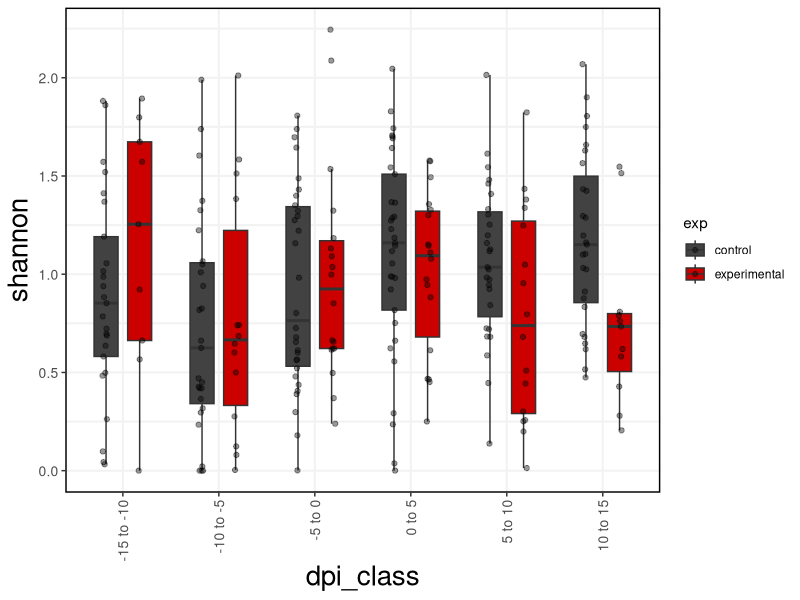
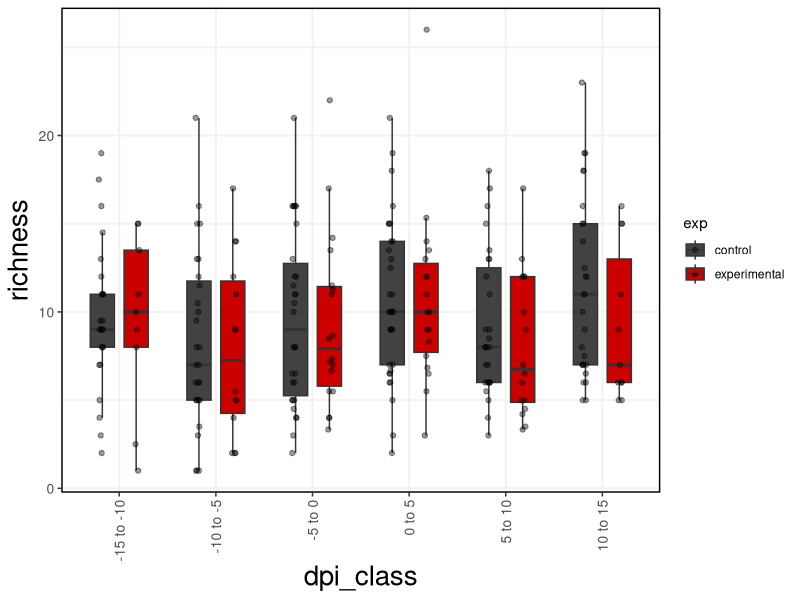
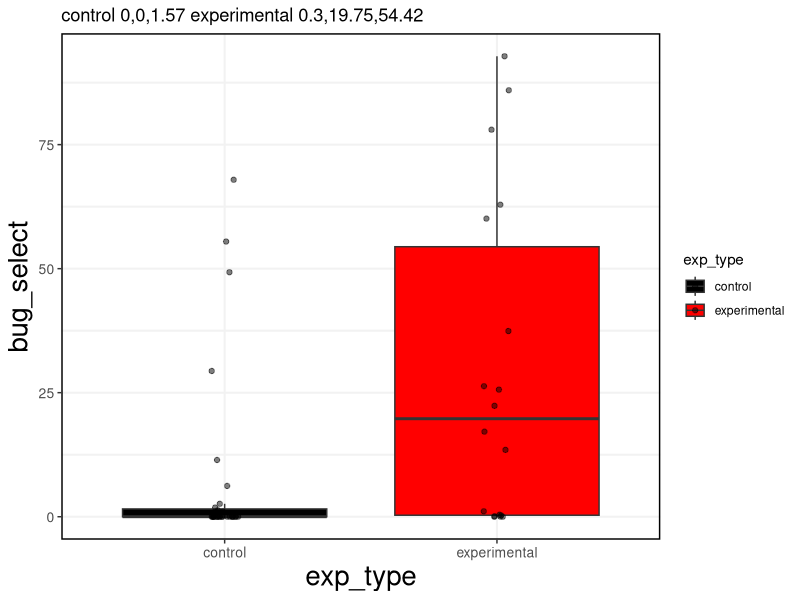

These figures' R source, in order: (Note: this script raises an error after producing the figures.)
library(optparse)
library(dplyr)
library(ggplot2)
library(plyr)
library(data.table)


# set the current working dir to the path of the GitHub repository
setwd("/path/to/github/repo/NICUBSI/tables")

# PLOT 2a
metadata = read.csv("MasterMetadata_FINAL_GitHub.csv")
species = read.table("211210_wide_metaphlanStandard_species_100k.txt", header=T, sep=" ")

rownames(species) = species$Sample
species = species[, grepl("s__", colnames(species))]
apply(species, 1, function(r) sum(r > 0) )

diversity = data.frame(
  Sample=rownames(species), 
  shannon=as.numeric(vegan::diversity(species, "shannon")), 
  simpson=as.numeric(vegan::diversity(species, "simpson")), 
  richness=apply(species, 1, function(r) sum(r > 0) )
)

diversity$DPI = metadata$DPI1[match(diversity$Sample, metadata$Sequence.name)]
diversity$exp = metadata$exp_type[match(diversity$Sample, metadata$Sequence.name)]
diversity$bug = metadata$culture_bug1[match(diversity$Sample, metadata$Sequence.name)]

diversity$id = sapply(strsplit(as.character(diversity$Sample), "_"), function(c) c[[1]][1])
diversity$exp = factor(diversity$exp, levels=c("control", "experimental"))
diversity = diversity[diversity$exp %in% c("control", "experimental") & !is.na(diversity$DPI) ,]

bin = function(d){
  if(abs(d) > 15){
    "NA"
  }else if(d <= -10){
    "-15 to -10"
  }else if(d <= -5){
    "-10 to -5"
  }else if(d <= 0){
    "-5 to 0"
  }else if(d <= 5){
    "0 to 5"
  }else if(d <= 10){
    "5 to 10"
  }else{
    "10 to 15"
  }
}

diversity$dpi_class = sapply(diversity$DPI, function(d) bin(d))
diversity$group = paste(diversity$dpi_class, diversity$id)

df_list = lapply(unique(as.character(diversity$group)), function(g) {
  df = diversity[diversity$group == g,]
  df$shannon = mean(df$shannon)
  df$simpson = mean(df$simpson)
  df$richness = mean(df$richness)
  df[1 ,]
})

lumped_div_df = rbindlist(df_list)
lumped_div_df = lumped_div_df[!(lumped_div_df$dpi_class == "NA")]
lumped_div_df$dpi_class = factor(lumped_div_df$dpi_class, levels=c("-15 to -10", "-10 to -5", "-5 to 0",
                                                                   "0 to 5", "5 to 10", "10 to 15"))
# Plot 2A
ggplot(lumped_div_df, aes(x=dpi_class, y=shannon, fill=exp)) +
  geom_boxplot(position=position_dodge(0.7), width=0.5, outlier.shape=NA) +
  geom_jitter(position=position_jitterdodge(0.1), alpha=0.4) +
  theme(
    axis.text.y = element_text(size=10),
    axis.text.x = element_text(size=10, angle=90, hjust=1, vjust=0.5),
    axis.title = element_text(size=20),
    panel.background = element_rect(fill = 'white', colour = 'white'),
    panel.grid.major = element_line(color="grey95", size=0.7), 
    panel.grid.minor = element_line(color="grey95", size=0.7),
    panel.border = element_rect(colour = "black", fill=NA, size=1)
  ) +
  scale_fill_manual(values=c("gray26", "red3"))

# Plot 2A
dim(lumped_div_df[lumped_div_df$dpi_class == "5 to 10" & lumped_div_df$bug == "Control",])
ggplot(lumped_div_df, aes(x=dpi_class, y=richness, fill=exp)) +
  geom_boxplot(position=position_dodge(0.7), width=0.5, outlier.shape=NA) +
  geom_jitter(position=position_jitterdodge(0.1), alpha=0.4) +
  theme(
    axis.text.y = element_text(size=10),
    axis.text.x = element_text(size=10, angle=90, hjust=1, vjust=0.5),
    axis.title = element_text(size=20),
    panel.background = element_rect(fill = 'white', colour = 'white'),
    panel.grid.major = element_line(color="grey95", size=0.7), 
    panel.grid.minor = element_line(color="grey95", size=0.7),
    panel.border = element_rect(colour = "black", fill=NA, size=1)
  ) +
  scale_fill_manual(values=c("gray26", "red3"))


# Plot 2C
metadata = read.csv("MasterMetadata_FINAL_GitHub.csv")
species = read.table("211210_wide_metaphlanStandard_species_100k.txt", header=T, sep=" ")
species$id = sapply(strsplit(as.character(species$Sample), "_"), function(s) s[1])
species$dol = sapply(strsplit(as.character(species$Sample), "_"), function(s) s[2])

# collate the relevant metadata for the metaphlan calls
species$exp_type = metadata$exp_type[match(species$Sample, metadata$Sequence.name)]
species$exp_id = metadata$exp_id[match(species$Sample, metadata$Sequence.name)]

species$exp_id[grepl("68.01", species$Sample)]
species$DPI = metadata$DPI1[match(species$Sample, metadata$Sequence.name)]
species = species[species$exp_type %in% c("control", "experimental"), ]

exp_ids = c("130.01", "137.01", "145.01", "1117.01","1057.01","1002.01", "396.01", "362.01", "340.01","297.01",
            "273.01", "254.01", "225.01", "205.01", "96.01", "87.01","86.01", "151.01", "175.01")

# hard code metaphlan names for pathogen species
bugs = c("s__Enterococcus_faecalis", "s__Serratia_marcescens", "s__Escherichia_coli", "s__Enterobacter_cloacae", 
         "s__Klebsiella_pneumoniae", "s__Enterococcus_faecalis","s__Staphylococcus_aureus","s__Staphylococcus_aureus",
         "s__Klebsiella_pneumoniae", "s__Escherichia_coli", "s__Serratia_marcescens", "s__Staphylococcus_aureus",
         "s__Staphylococcus_aureus", "s__Serratia_marcescens", "s__Staphylococcus_aureus", "s__Streptococcus_agalactiae",
         "s__Staphylococcus_aureus", "s__Streptococcus_agalactiae", "s__Streptococcus_agalactiae"
)
# SANITY CHECK! AND I AM SANE, FOR THE MOMENT
paste(bugs, metadata$culture_bug1[match(exp_ids, metadata$Subject)])

exp_data = data.frame(ids=exp_ids, bug=bugs)
species$bug_select = sapply(1:dim(species)[1], function(i){ # retrieving bug relative abundance
  if(species[i, c("exp_type")] == "control"){
    bug = exp_data$bug[match(species[i, c("exp_id")], exp_data$ids)][1]
    species[i, c(as.character(bug))]
  }else{
    bug = exp_data$bug[match(species[i, c("id")], exp_data$ids)][1]
    species[i, c(as.character(bug))]
  }
})


bin = function(d){
  if(abs(d) > 14){
    "NA"
  }else{
    "-14 to 14"
  }
}

species = species[!is.na(species$DPI),]
species = species[species$DPI <= 0,]
species$dpi_class = sapply(as.numeric(as.character(species$DPI)), function(d) bin(d))

species$group = paste(species$dpi_class, species$id)

df_list = lapply(unique(as.character(species$group)), function(g) {
  df = species[species$group == g,]
  df$bug_select = mean(as.numeric(as.character(unlist(df$bug_select))))
  df[1 ,]
})

lumped_div_df = as.data.frame(rbindlist(df_list))

lumped_div_df = lumped_div_df[!(as.character(lumped_div_df$dpi_class) == "NA"),]
lumped_div_df$dpi_class = factor(lumped_div_df$dpi_class, levels=c( "-14 to 14"))

sapply(levels(lumped_div_df$dpi_class), function(c) wilcox.test(lumped_div_df$bug_select[lumped_div_df$dpi_class == c & lumped_div_df$exp_type == "control"], 
                                                                lumped_div_df$bug_select[lumped_div_df$dpi_class == c & lumped_div_df$exp_type == "experimental"], alternative="l"))

wilcox.test(lumped_div_df$bug_select[lumped_div_df$exp_type == "control"], lumped_div_df$bug_select[lumped_div_df$exp_type == "experimental"])

control_quantile = paste(round(quantile(lumped_div_df$bug_select[!is.na(lumped_div_df$dpi_class) & lumped_div_df$exp_type == "control"], probs=c(0.25, 0.5, 0.75), na.rm=T), 2), collapse=",")
exp_quantile = paste(round(quantile(lumped_div_df$bug_select[!is.na(lumped_div_df$dpi_class) & lumped_div_df$exp_type == "experimental"], probs=c(0.25, 0.5, 0.75), na.rm=T), 2), collapse=",")

ggplot(lumped_div_df[!is.na(lumped_div_df$dpi_class),], aes(x=exp_type, y=bug_select, fill=exp_type)) +
  geom_boxplot(position=position_dodge(0.7), outlier.shape = NA) +
  geom_jitter(width=0.05, alpha=0.5) +
  scale_fill_manual(values=c("black", "red")) +
  ggtitle(paste("control", control_quantile, "experimental", exp_quantile)) +
  theme(
    axis.text = element_text(size=10),
    axis.title = element_text(size=20),
    panel.background = element_rect(fill = 'white', colour = 'white'),
    panel.grid.major = element_line(color="grey95", size=0.7), 
    panel.grid.minor = element_line(color="grey95", size=0.7),
    panel.border = element_rect(colour = "black", fill=NA, size=1)
  )


# PLOT 2D

# load metadata
metadata = read.csv("MasterMetadata_FINAL_GitHub.csv")

# load the species relative abundance

# sample specific factors: Abx_days, ABx_score_sample, DOL, NPO_days, HM_days, Form_days,	DM_days, DPI1
# subject specific factors: exp_type, gest_age, birthweight, sex, bug1_Family

species_df = read.delim("211210_wide_metaphlanStandard_species_100k.txt", sep=" ")

# add all the following metadata attributes to the species table
species_df$sample_id = sapply(strsplit(as.character(species_df$Sample), '_'), function(s) s[[1]][1])
species_df$subject = sapply(strsplit(as.character(species_df$Sample), '_'), function(s) s[[1]][1])

species_df$dol = metadata$DOL[match(species_df$Sample, metadata$Sequence.name)]
original_sample_vector = species_df$Sample
species_df = species_df[species_df$dol <= 90,]
removed_samples = original_sample_vector[!(original_sample_vector %in% species_df$Sample)] # samples with DOL > 90

species_df$exp_type = metadata$exp_type[match(species_df$Sample, metadata$Sequence.name)]
species_df$group = metadata$exp_id[match(species_df$Sample, metadata$Sequence.name)]
species_df$ga = metadata$gest_age[match(species_df$Sample, metadata$Sequence.name)]
species_df$bw = metadata$birthweight[match(species_df$Sample, metadata$Sequence.name)]
species_df$dpi = metadata$DPI1[match(species_df$Sample, metadata$Sequence.name)]
species_df$abx_score_complete = metadata$ABx_score_sample[match(species_df$Sample, metadata$Sequence.name)]
species_df$Bug1_Family = metadata$Bug1_Family[match(species_df$Sample, metadata$Sequence.name)]

species_df$Abx_days = metadata$Abx_days[match(species_df$Sample, metadata$Sequence.name)]
species_df$Abx_score_sample = metadata$ABx_score_sample[match(species_df$Sample, metadata$Sequence.name)]
species_df$NPO_days = metadata$NPO_days[match(species_df$Sample, metadata$Sequence.name)]
species_df$Form_days = metadata$Form_days[match(species_df$Sample, metadata$Sequence.name)]
species_df$sex = metadata$sex[match(species_df$Sample, metadata$Sequence.name)]
species_df$DM_days = metadata$DM_days[match(species_df$Sample, metadata$Sequence.name)]
species_df$DPI1 = metadata$DPI1[match(species_df$Sample, metadata$Sequence.name)]
species_df$HM_days = metadata$HM_days[match(species_df$Sample, metadata$Sequence.name)]

# turn rownames to the sample name
rownames(species_df) = species_df$Sample

# load species table again for calculating a distance matrix
species_mat = read.delim("211210_wide_metaphlanStandard_species_100k.txt", sep=" ")
species_mat = species_mat[!(species_mat$Sample %in% removed_samples),]
rownames(species_mat) = species_mat$Sample
# drop samples and species count columns
species = species_mat[, 2:(ncol(species_mat)-1),]

# keep sample names for which there are species counts > 0; i.e. non-empty samples
nonempty_samples = rownames(species)[colSums(t(species)) > 0]

# calculate distance matrix
dis = vegdist(sapply(species, as.numeric),  method = "bray", diagonal=T, na.rm=T)
# calculate PCOA
pcoa_res = pcoa(D=dis)
# extract PCOA dim reduction vectors
df = as.data.frame(pcoa_res$vectors)
pc1 = paste0(as.character(100 * round(pcoa_res$values$Relative_eig[1], 3)), "%")
pc2 = paste0(as.character(100 * round(pcoa_res$values$Relative_eig[2], 3)), "%")

# add the various metadata 
df$exp_type = species_df$exp_type[rownames(species_df) %in% nonempty_samples]
df$sample_name = species_df$Sample[rownames(species_df) %in% nonempty_samples]
df$exp_type = species_df$exp_type[rownames(species_df) %in% nonempty_samples]
df$group = species_df$group[rownames(species_df) %in% nonempty_samples]
df$sample_id = species_df$sample_id[rownames(species_df) %in% nonempty_samples]
df$dol = species_df$dol[rownames(species_df) %in% nonempty_samples]
df$ga = species_df$ga[rownames(species_df) %in% nonempty_samples]
df$bw = species_df$bw[rownames(species_df) %in% nonempty_samples]
df$dpi = species_df$dpi[rownames(species_df) %in% nonempty_samples]
df$dpi = species_df$dpi[rownames(species_df) %in% nonempty_samples]
df$abx_days = species_df$Abx_days[rownames(species_df) %in% nonempty_samples]
df$NPO_days = species_df$NPO_days[rownames(species_df) %in% nonempty_samples]
df$HM_days = species_df$HM_days[rownames(species_df) %in% nonempty_samples]
df$Form_days = species_df$Form_days[rownames(species_df) %in% nonempty_samples]
df$DM_days = species_df$DM_days[rownames(species_df) %in% nonempty_samples]
df$sex = species_df$sex[rownames(species_df) %in% nonempty_samples]
df$sample = rownames(species_df)[rownames(species_df) %in% nonempty_samples]
df$abx_score = species_df$abx_score_complete[rownames(species_df) %in% nonempty_samples]
df$Bug1_Family = species_df$Bug1_Family[rownames(species_df) %in% nonempty_samples]
df$subject = species_df$subject[rownames(species_df) %in% nonempty_samples]
df$class = as.character(df$exp_type)
df$family = df$Bug1_Family

df$class[df$exp_type == "experimental" & df$dpi > 0] = "after" # change the class label for experimental samples after infection
df$dol = as.numeric(df$dol) # change dol to a numeric
pre_axis_cutoff_df = df
df = df[, !grepl("Axis", colnames(df))]
rownames(df) = df$sample_name
rownames(df) = 1:nrow(df)

permanove_distance_matrix = vegdist(sapply(species, as.numeric),  method = "bray", na.rm=T)

subject_types = df$subject
sample_types = 1:length(df$subject)
non_duplicated_subjects = !duplicated(subject_types)
# sample specific factors: Abx_days, ABx_score_sample, DOL, NPO_days, HM_days, Form_days,	DM_days, DPI1
# subject specific factors: exp_type, gest_age, birthweight, sex, bug1_Family

# sample specific df
abx_df = data.frame(abx=df$abx_score)
abx_days_df = data.frame(abx_sample_days=df$abx_days)
dol_df = data.frame(DOL=df$dol)
NPO_days_df = data.frame(npo_days=df$NPO_days)
HM_days_df = data.frame(hm_days=df$HM_days)
Form_days_df = data.frame(form_days=df$Form_days)
dpi_df = data.frame(dpi=df$dpi)

# subject specific df
exp_type_df = data.frame(exp_type=df$exp_type[non_duplicated_subjects], row.names=unique(subject_types))
ga_df = data.frame(ga=df$ga[non_duplicated_subjects], row.names=unique(subject_types))
bw_df = data.frame(bw=df$bw[non_duplicated_subjects], row.names=unique(subject_types))
sex_df = data.frame(sex=df$sex[non_duplicated_subjects], row.names=unique(subject_types))
bug_family_df = data.frame(bug_family=df$Bug1_Family[non_duplicated_subjects], row.names=unique(subject_types))
subject_df = data.frame(subject=df$subject[non_duplicated_subjects], row.names=unique(subject_types))

# permanova call - subject specific
abx_results = PERMANOVA_repeat_measures(
  permanove_distance_matrix, # create a bray-curtis distance matrix
  subject_types, # ordered vector with subject id matching samples
  sample_data = abx_df, # ordered table with metadata factors we want to compute significance for
  permutations = 999,
  ncores = 1
)

abx_days_results = PERMANOVA_repeat_measures(
  permanove_distance_matrix, # create a bray-curtis distance matrix
  subject_types, # ordered vector with subject id matching samples
  sample_data = abx_days_df, # ordered table with metadata factors we want to compute significance for
  permutations = 999,
  ncores = 1
)

dol_results = PERMANOVA_repeat_measures(
  permanove_distance_matrix, # create a bray-curtis distance matrix
  subject_types, # ordered vector with subject id matching samples
  sample_data = dol_df, # ordered table with metadata factors we want to compute significance for
  permutations = 999,
  ncores = 1
)

npo_results = PERMANOVA_repeat_measures(
  permanove_distance_matrix, # create a bray-curtis distance matrix
  subject_types, # ordered vector with subject id matching samples
  sample_data = NPO_days_df, # ordered table with metadata factors we want to compute significance for
  permutations = 999,
  ncores = 1
)

hm_results = PERMANOVA_repeat_measures(
  permanove_distance_matrix, # create a bray-curtis distance matrix
  subject_types, # ordered vector with subject id matching samples
  sample_data = HM_days_df, # ordered table with metadata factors we want to compute significance for
  permutations = 999,
  ncores = 1
) # plot the PCOA

form_results = PERMANOVA_repeat_measures(
  permanove_distance_matrix, # create a bray-curtis distance matrix
  subject_types, # ordered vector with subject id matching samples
  sample_data = Form_days_df, # ordered table with metadata factors we want to compute significance for
  permutations = 999,
  ncores = 1
) # plot the PCOA

dpi_results = PERMANOVA_repeat_measures(
  permanove_distance_matrix, # create a bray-curtis distance matrix
  subject_types, # ordered vector with subject id matching samples
  sample_data = dpi_df, # ordered table with metadata factors we want to compute significance for
  permutations = 999,
  ncores = 1
) # plot the PCOA

# permanova call - subject specific
exp_type_results = PERMANOVA_repeat_measures(
  permanove_distance_matrix, # create a bray-curtis distance matrix
  subject_types, # ordered vector with subject id matching samples
  subject_data = exp_type_df, # ordered table with metadata factors we want to compute significance for
  permutations = 999,
  ncores = 1
)
ga_results = PERMANOVA_repeat_measures(
  permanove_distance_matrix, # create a bray-curtis distance matrix
  subject_types, # ordered vector with subject id matching samples
  subject_data = ga_df, # ordered table with metadata factors we want to compute significance for
  permutations = 999,
  ncores = 1
)
bw_results = PERMANOVA_repeat_measures(
  permanove_distance_matrix, # create a bray-curtis distance matrix
  subject_types, # ordered vector with subject id matching samples
  subject_data = bw_df, # ordered table with metadata factors we want to compute significance for
  permutations = 999,
  ncores = 1
)
sex_results = PERMANOVA_repeat_measures(
  permanove_distance_matrix, # create a bray-curtis distance matrix
  subject_types, # ordered vector with subject id matching samples
  subject_data = sex_df, # ordered table with metadata factors we want to compute significance for
  permutations = 999,
  ncores = 1
)
bug_family_results = PERMANOVA_repeat_measures(
  permanove_distance_matrix, # create a bray-curtis distance matrix
  subject_types, # ordered vector with subject id matching samples
  subject_data = bug_family_df, # ordered table with metadata factors we want to compute significance for
  permutations = 999,
  ncores = 1
)
subject_results = PERMANOVA_repeat_measures(
  permanove_distance_matrix, # create a bray-curtis distance matrix
  subject_types, # ordered vector with subject id matching samples
  subject_data = subject_df, # ordered table with metadata factors we want to compute significance for
  permutations = 999,
  ncores = 1
)

# p_raw = c(0.805, 0.793, 0.001, 0.801, 0.001, 0.019, 0.474, 0.163, 0.789, 0.868, 0.092, 0.001, 0.002)
# p_adj = p.adjust(p_raw, method="BH")

ggplot(pre_axis_cutoff_df, aes(x=Axis.1, y=Axis.2, color=Bug1_Family)) +
  geom_point(size=2) +
  # scale_color_manual(values=c("black", "red")) +
  # scale_color_gradient(low="orange", high="blue") +
  theme(
    axis.text = element_text(size=25),
    axis.title = element_text(size=20),
    panel.background = element_rect(fill = 'white', colour = 'white'),
    panel.grid.major = element_line(color="grey95", size=0.7), 
    panel.grid.minor = element_line(color="grey95", size=0.7),
    panel.border = element_rect(colour = "black", fill=NA, size=1)
  ) +
  xlab(paste0("PCoA1 (", pc1, ")")) +
  ylab(paste0("PCoA2 (", pc2, ")"))
